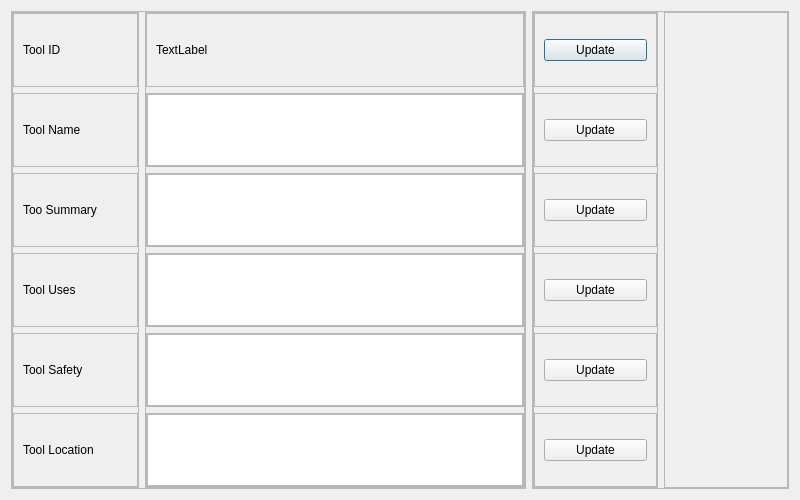
<?xml version="1.0" encoding="UTF-8"?>
<ui version="4.0">
 <class>Edit_Item</class>
 <widget class="QDialog" name="Edit_Item">
  <property name="geometry">
   <rect>
    <x>0</x>
    <y>0</y>
    <width>800</width>
    <height>500</height>
   </rect>
  </property>
  <property name="windowTitle">
   <string>Dialog</string>
  </property>
  <layout class="QHBoxLayout" name="horizontalLayout_2" stretch="2,1">
   <item>
    <widget class="QFrame" name="infoFrame">
     <property name="frameShape">
      <enum>QFrame::StyledPanel</enum>
     </property>
     <property name="frameShadow">
      <enum>QFrame::Raised</enum>
     </property>
     <layout class="QHBoxLayout" name="horizontalLayout" stretch="1,3">
      <property name="leftMargin">
       <number>0</number>
      </property>
      <property name="topMargin">
       <number>0</number>
      </property>
      <property name="rightMargin">
       <number>0</number>
      </property>
      <property name="bottomMargin">
       <number>0</number>
      </property>
      <item>
       <widget class="QFrame" name="frame_9">
        <property name="frameShape">
         <enum>QFrame::StyledPanel</enum>
        </property>
        <property name="frameShadow">
         <enum>QFrame::Raised</enum>
        </property>
        <layout class="QVBoxLayout" name="verticalLayout_2">
         <property name="leftMargin">
          <number>0</number>
         </property>
         <property name="topMargin">
          <number>0</number>
         </property>
         <property name="rightMargin">
          <number>0</number>
         </property>
         <property name="bottomMargin">
          <number>0</number>
         </property>
         <item>
          <widget class="QFrame" name="frame_13">
           <property name="frameShape">
            <enum>QFrame::StyledPanel</enum>
           </property>
           <property name="frameShadow">
            <enum>QFrame::Raised</enum>
           </property>
           <layout class="QHBoxLayout" name="horizontalLayout_3">
            <item>
             <widget class="QLabel" name="toolIdLabel">
              <property name="text">
               <string>Tool ID</string>
              </property>
             </widget>
            </item>
           </layout>
          </widget>
         </item>
         <item>
          <widget class="QFrame" name="frame_16">
           <property name="frameShape">
            <enum>QFrame::StyledPanel</enum>
           </property>
           <property name="frameShadow">
            <enum>QFrame::Raised</enum>
           </property>
           <layout class="QHBoxLayout" name="horizontalLayout_4">
            <item>
             <widget class="QLabel" name="toolNameLabel">
              <property name="text">
               <string>Tool Name</string>
              </property>
             </widget>
            </item>
           </layout>
          </widget>
         </item>
         <item>
          <widget class="QFrame" name="frame_14">
           <property name="frameShape">
            <enum>QFrame::StyledPanel</enum>
           </property>
           <property name="frameShadow">
            <enum>QFrame::Raised</enum>
           </property>
           <layout class="QHBoxLayout" name="horizontalLayout_5">
            <item>
             <widget class="QLabel" name="toolSummaryLabel">
              <property name="text">
               <string>Too Summary</string>
              </property>
             </widget>
            </item>
           </layout>
          </widget>
         </item>
         <item>
          <widget class="QFrame" name="frame_15">
           <property name="frameShape">
            <enum>QFrame::StyledPanel</enum>
           </property>
           <property name="frameShadow">
            <enum>QFrame::Raised</enum>
           </property>
           <layout class="QHBoxLayout" name="horizontalLayout_6">
            <item>
             <widget class="QLabel" name="toolUsesLabel">
              <property name="text">
               <string>Tool Uses</string>
              </property>
             </widget>
            </item>
           </layout>
          </widget>
         </item>
         <item>
          <widget class="QFrame" name="frame_12">
           <property name="frameShape">
            <enum>QFrame::StyledPanel</enum>
           </property>
           <property name="frameShadow">
            <enum>QFrame::Raised</enum>
           </property>
           <layout class="QHBoxLayout" name="horizontalLayout_7">
            <item>
             <widget class="QLabel" name="toolSafetyLabel">
              <property name="text">
               <string>Tool Safety</string>
              </property>
             </widget>
            </item>
           </layout>
          </widget>
         </item>
         <item>
          <widget class="QFrame" name="frame_11">
           <property name="frameShape">
            <enum>QFrame::StyledPanel</enum>
           </property>
           <property name="frameShadow">
            <enum>QFrame::Raised</enum>
           </property>
           <layout class="QHBoxLayout" name="horizontalLayout_8">
            <item>
             <widget class="QLabel" name="toolLocatoinLabel">
              <property name="text">
               <string>Tool Location</string>
              </property>
             </widget>
            </item>
           </layout>
          </widget>
         </item>
        </layout>
       </widget>
      </item>
      <item>
       <widget class="QFrame" name="frame_7">
        <property name="frameShape">
         <enum>QFrame::StyledPanel</enum>
        </property>
        <property name="frameShadow">
         <enum>QFrame::Raised</enum>
        </property>
        <layout class="QVBoxLayout" name="verticalLayout" stretch="1,1,1,1,1,1">
         <property name="leftMargin">
          <number>0</number>
         </property>
         <property name="topMargin">
          <number>0</number>
         </property>
         <property name="rightMargin">
          <number>0</number>
         </property>
         <property name="bottomMargin">
          <number>0</number>
         </property>
         <item>
          <widget class="QFrame" name="frame">
           <property name="frameShape">
            <enum>QFrame::StyledPanel</enum>
           </property>
           <property name="frameShadow">
            <enum>QFrame::Raised</enum>
           </property>
           <layout class="QHBoxLayout" name="horizontalLayout_9">
            <property name="topMargin">
             <number>25</number>
            </property>
            <property name="rightMargin">
             <number>0</number>
            </property>
            <property name="bottomMargin">
             <number>25</number>
            </property>
            <item>
             <widget class="QLabel" name="toolIdDisplay">
              <property name="text">
               <string>TextLabel</string>
              </property>
             </widget>
            </item>
           </layout>
          </widget>
         </item>
         <item>
          <widget class="QFrame" name="frame_5">
           <property name="frameShape">
            <enum>QFrame::StyledPanel</enum>
           </property>
           <property name="frameShadow">
            <enum>QFrame::Raised</enum>
           </property>
           <layout class="QHBoxLayout" name="horizontalLayout_10">
            <property name="leftMargin">
             <number>0</number>
            </property>
            <property name="topMargin">
             <number>0</number>
            </property>
            <property name="rightMargin">
             <number>0</number>
            </property>
            <property name="bottomMargin">
             <number>0</number>
            </property>
            <item>
             <widget class="QPlainTextEdit" name="toolNameDisplay"/>
            </item>
           </layout>
          </widget>
         </item>
         <item>
          <widget class="QFrame" name="frame_2">
           <property name="frameShape">
            <enum>QFrame::StyledPanel</enum>
           </property>
           <property name="frameShadow">
            <enum>QFrame::Raised</enum>
           </property>
           <layout class="QHBoxLayout" name="horizontalLayout_11">
            <property name="leftMargin">
             <number>0</number>
            </property>
            <property name="topMargin">
             <number>0</number>
            </property>
            <property name="rightMargin">
             <number>0</number>
            </property>
            <property name="bottomMargin">
             <number>0</number>
            </property>
            <item>
             <widget class="QPlainTextEdit" name="toolSummaryDisplay"/>
            </item>
           </layout>
          </widget>
         </item>
         <item>
          <widget class="QFrame" name="frame_6">
           <property name="frameShape">
            <enum>QFrame::StyledPanel</enum>
           </property>
           <property name="frameShadow">
            <enum>QFrame::Raised</enum>
           </property>
           <layout class="QHBoxLayout" name="horizontalLayout_12">
            <property name="leftMargin">
             <number>0</number>
            </property>
            <property name="topMargin">
             <number>0</number>
            </property>
            <property name="rightMargin">
             <number>0</number>
            </property>
            <property name="bottomMargin">
             <number>0</number>
            </property>
            <item>
             <widget class="QPlainTextEdit" name="toolUsesDisplay"/>
            </item>
           </layout>
          </widget>
         </item>
         <item>
          <widget class="QFrame" name="frame_3">
           <property name="frameShape">
            <enum>QFrame::StyledPanel</enum>
           </property>
           <property name="frameShadow">
            <enum>QFrame::Raised</enum>
           </property>
           <layout class="QHBoxLayout" name="horizontalLayout_13">
            <property name="leftMargin">
             <number>0</number>
            </property>
            <property name="topMargin">
             <number>0</number>
            </property>
            <property name="rightMargin">
             <number>0</number>
            </property>
            <property name="bottomMargin">
             <number>0</number>
            </property>
            <item>
             <widget class="QPlainTextEdit" name="toolSafetyDisplay"/>
            </item>
           </layout>
          </widget>
         </item>
         <item>
          <widget class="QFrame" name="frame_4">
           <property name="frameShape">
            <enum>QFrame::StyledPanel</enum>
           </property>
           <property name="frameShadow">
            <enum>QFrame::Raised</enum>
           </property>
           <layout class="QHBoxLayout" name="horizontalLayout_14">
            <property name="leftMargin">
             <number>0</number>
            </property>
            <property name="topMargin">
             <number>0</number>
            </property>
            <property name="rightMargin">
             <number>0</number>
            </property>
            <property name="bottomMargin">
             <number>0</number>
            </property>
            <item>
             <widget class="QPlainTextEdit" name="toolLocationDisplay"/>
            </item>
           </layout>
          </widget>
         </item>
        </layout>
       </widget>
      </item>
     </layout>
    </widget>
   </item>
   <item>
    <widget class="QFrame" name="buttonsFrame">
     <property name="frameShape">
      <enum>QFrame::StyledPanel</enum>
     </property>
     <property name="frameShadow">
      <enum>QFrame::Raised</enum>
     </property>
     <layout class="QHBoxLayout" name="horizontalLayout_21">
      <property name="leftMargin">
       <number>0</number>
      </property>
      <property name="topMargin">
       <number>0</number>
      </property>
      <property name="rightMargin">
       <number>0</number>
      </property>
      <property name="bottomMargin">
       <number>0</number>
      </property>
      <item>
       <widget class="QFrame" name="frame_17">
        <property name="frameShape">
         <enum>QFrame::StyledPanel</enum>
        </property>
        <property name="frameShadow">
         <enum>QFrame::Raised</enum>
        </property>
        <layout class="QVBoxLayout" name="verticalLayout_3">
         <property name="leftMargin">
          <number>0</number>
         </property>
         <property name="topMargin">
          <number>0</number>
         </property>
         <property name="rightMargin">
          <number>0</number>
         </property>
         <property name="bottomMargin">
          <number>0</number>
         </property>
         <item>
          <widget class="QFrame" name="frame_18">
           <property name="frameShape">
            <enum>QFrame::StyledPanel</enum>
           </property>
           <property name="frameShadow">
            <enum>QFrame::Raised</enum>
           </property>
           <layout class="QHBoxLayout" name="horizontalLayout_15">
            <item>
             <widget class="QPushButton" name="idUpdate">
              <property name="text">
               <string>Update</string>
              </property>
             </widget>
            </item>
           </layout>
          </widget>
         </item>
         <item>
          <widget class="QFrame" name="frame_19">
           <property name="frameShape">
            <enum>QFrame::StyledPanel</enum>
           </property>
           <property name="frameShadow">
            <enum>QFrame::Raised</enum>
           </property>
           <layout class="QHBoxLayout" name="horizontalLayout_16">
            <item>
             <widget class="QPushButton" name="nameUpdate">
              <property name="text">
               <string>Update</string>
              </property>
             </widget>
            </item>
           </layout>
          </widget>
         </item>
         <item>
          <widget class="QFrame" name="frame_20">
           <property name="frameShape">
            <enum>QFrame::StyledPanel</enum>
           </property>
           <property name="frameShadow">
            <enum>QFrame::Raised</enum>
           </property>
           <layout class="QHBoxLayout" name="horizontalLayout_17">
            <item>
             <widget class="QPushButton" name="summaryUpdate">
              <property name="text">
               <string>Update</string>
              </property>
             </widget>
            </item>
           </layout>
          </widget>
         </item>
         <item>
          <widget class="QFrame" name="frame_21">
           <property name="frameShape">
            <enum>QFrame::StyledPanel</enum>
           </property>
           <property name="frameShadow">
            <enum>QFrame::Raised</enum>
           </property>
           <layout class="QHBoxLayout" name="horizontalLayout_18">
            <item>
             <widget class="QPushButton" name="usesUpdate">
              <property name="text">
               <string>Update</string>
              </property>
             </widget>
            </item>
           </layout>
          </widget>
         </item>
         <item>
          <widget class="QFrame" name="frame_22">
           <property name="frameShape">
            <enum>QFrame::StyledPanel</enum>
           </property>
           <property name="frameShadow">
            <enum>QFrame::Raised</enum>
           </property>
           <layout class="QHBoxLayout" name="horizontalLayout_19">
            <item>
             <widget class="QPushButton" name="safetyUpdate">
              <property name="text">
               <string>Update</string>
              </property>
             </widget>
            </item>
           </layout>
          </widget>
         </item>
         <item>
          <widget class="QFrame" name="frame_23">
           <property name="frameShape">
            <enum>QFrame::StyledPanel</enum>
           </property>
           <property name="frameShadow">
            <enum>QFrame::Raised</enum>
           </property>
           <layout class="QHBoxLayout" name="horizontalLayout_20">
            <item>
             <widget class="QPushButton" name="locationUpdate">
              <property name="text">
               <string>Update</string>
              </property>
             </widget>
            </item>
           </layout>
          </widget>
         </item>
        </layout>
       </widget>
      </item>
      <item>
       <widget class="QFrame" name="frame_8">
        <property name="frameShape">
         <enum>QFrame::StyledPanel</enum>
        </property>
        <property name="frameShadow">
         <enum>QFrame::Raised</enum>
        </property>
       </widget>
      </item>
     </layout>
    </widget>
   </item>
  </layout>
 </widget>
 <resources/>
 <connections/>
</ui>
